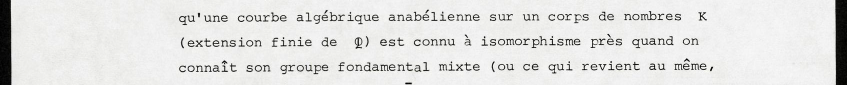
#> input picture raw/archive_api_typescripts_20261112/pilot/crops/esq019_connu.png, 1694 x 170 px, given in place of 148_scan059.jpg, which was not available (shown at 1/2 size)
$ python 148_scan059_crops.py
#> lines starting #> are read from the running program, lines starting #| are printed output that depends on the picture
from pathlib import Path
from PIL import Image,ImageOps,ImageFilter
import json
root=Path('/workspace/scratch/f28c4f52d3ec')
page='148_scan059'
boxes={
'old_traduire':(454,86,666,154),
'groupoid_name':(925,85,1666,203),
'cancelled_groupoid':(228,386,1664,632),
'forgetting':(272,620,1663,833),
'heading':(330,895,1312,1044),
'crucial':(274,1048,738,1170),
'tautologique':(770,1035,1572,1178),
'toutes':(605,1180,1565,1285),
'passons_revue':(272,1300,1589,1406),
'pratiquer':(279,1415,1668,1620),
'partie_old':(421,1620,1080,1712),
'sigma_old':(1184,1750,1560,1857),
'cancel_etles':(277,1718,766,1830),
'b_old_formula':(709,1818,1015,1935),
'toute_orbite':(1044,1818,1515,1942),
'un_isom':(607,1924,1065,2022),
'inverse_lun':(273,2160,891,2249),
'final_isom':(1081,2244,1632,2338),
'lower_number':(37,2267,132,2340)
}
im=Image.open(root/f'source/SP83_C13_148+149_scans/{page}.jpg')
#> im is the input picture: PIL image 1694x170 RGB; mean R, G, B 224.4, 224.4, 223.1
for name,box in boxes.items():
    out=ImageOps.autocontrast(im.crop(box))
    width=2400 if out.width>700 else 2000
    if name=='lower_number':width=1000
    out=out.resize((width,round(out.height*width/out.width)),Image.Resampling.LANCZOS)
    out=out.filter(ImageFilter.UnsharpMask(radius=1,percent=120,threshold=3))
    out.save(root/f'result/crops/{page}_{name}.png')
#> this loop made 19 passes
#> pass 1, `out=ImageOps.autocontrast(im.crop(box))`:
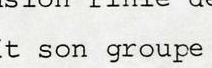
#> out: PIL image 212x68 RGB; mean R, G, B 221.6, 221.6, 219.5
#> pass 1, `out=out.resize((width,round(out.height*width/out.width)),Image.Resampl..`:
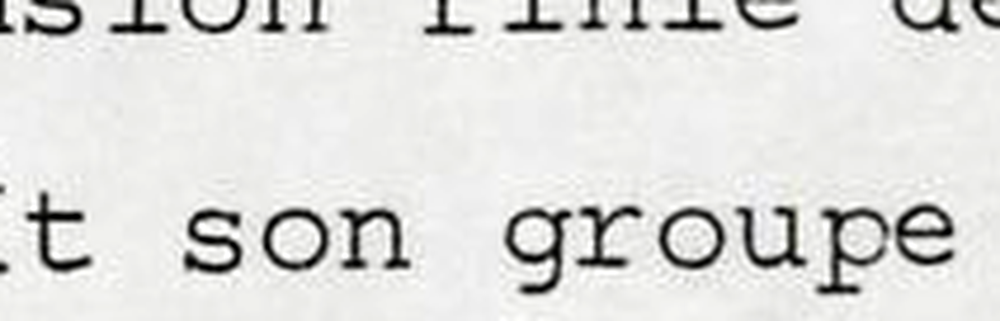
#> out: PIL image 2000x642 RGB (shown at 1/2 size); mean R, G, B 221.6, 221.6, 219.5
#> pass 2, `out=ImageOps.autocontrast(im.crop(box))`:
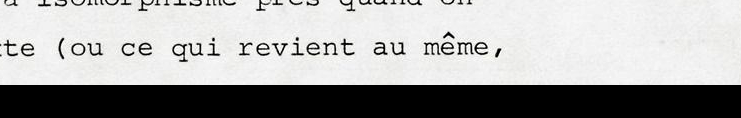
#> out: PIL image 741x118 RGB; mean R, G, B 166.7, 166.7, 166.1
#> after the loop: out: PIL image 1000x768 RGB; every value is 0
(root/f'proposed/{page}_crop_boxes.json').write_text(json.dumps(boxes,indent=2)+'\n')
print(f'Created {len(boxes)} crops for {page}.')

$ run again, on raw/pro_returns/LM7_FERMAT_TOWER_20261113T1842Z/LM7_FERMAT_TOWER/qa/contact_097_112.jpg
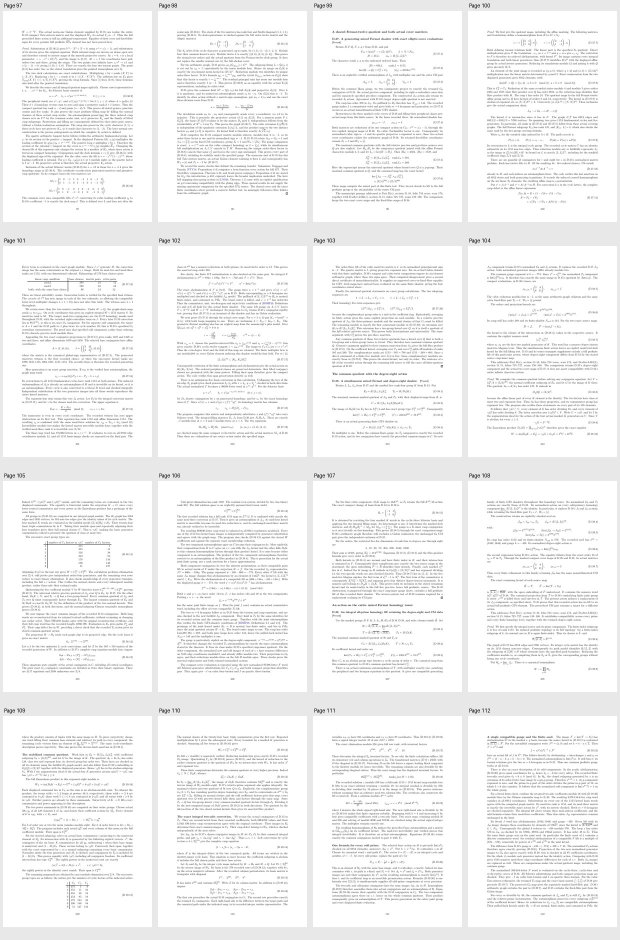
#> input picture raw/pro_returns/LM7_FERMAT_TOWER_20261113T1842Z/LM7_FERMAT_TOWER/qa/contact_097_112.jpg, 1240 x 1880 px, given in place of 148_scan059.jpg, which was not available (shown at 1/2 size)
#> im is the input picture: PIL image 1240x1880 RGB; mean R, G, B 242.1, 242.1, 242.1
#> the loop `for name,box in boxes.items():` made 19 passes
#> pass 1, `out=out.resize((width,round(out.height*width/out.width)),Image.Resampl..`:
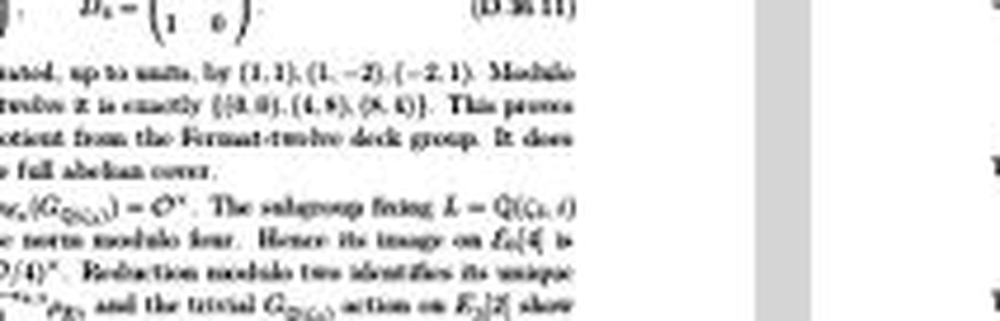
#> out: PIL image 2000x642 RGB (shown at 1/2 size); min 0, max 255, mean 230.8
#> pass 2, `out=ImageOps.autocontrast(im.crop(box))`:
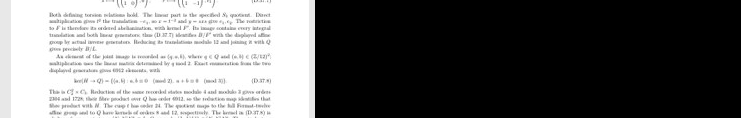
#> out: PIL image 741x118 RGB; min 0, max 255, mean 101.9
